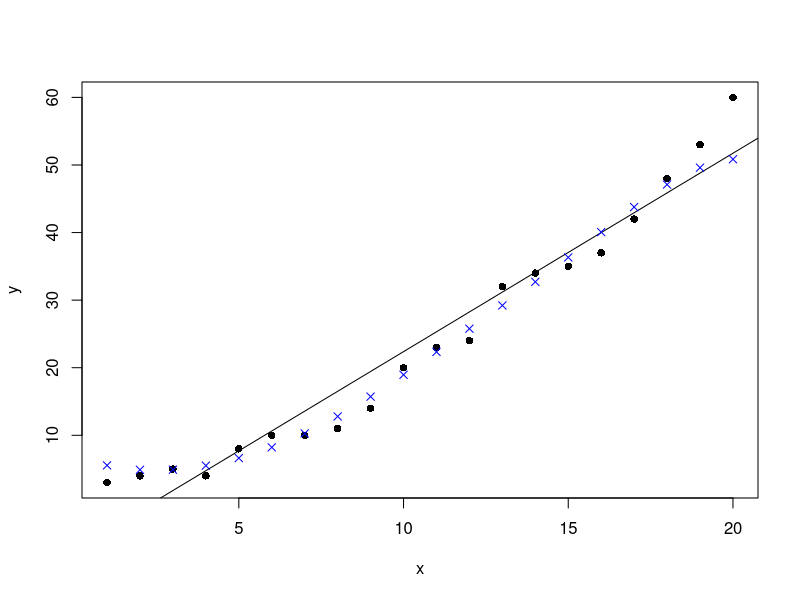

Recreate this plot in R. (Note: this script raises an error after producing the figure.)
# IMPLEMENTATION OF SVM CLASSIFICATION TECHNIQUE
x=c(1,2,3,4,5,6,7,8,9,10,11,12,13,14,15,16,17,18,19,20) 
y=c(3,4,5,4,8,10,10,11,14,20,23,24,32,34,35,37,42,48,53,60) 
train=data.frame(x,y) 
plot(train,pch=16) 
model<- lm(y ~ x, train) 
abline(model) 
library(e1071) 
model_svm<- svm(y ~ x , train) 
pred<- predict(model_svm, train) 
points(train$x, pred, col = "blue", pch=4) 
error<- model$residuals 
lm_error<- sqrt(mean(error^2)) 
predictions (pred) 
error_2 <- train$y - pred 
svm_error<- sqrt(mean(error_2^2)) 
svm_tune<- tune(svm, y ~ x, data = train, 
ranges = list(epsilon = seq(0,1,0.01), cost = 2^(2:9)) 
)
print(svm_tune) 
best_mod<- svm_tune$best.model 
best_mod_pred<- predict(best_mod, train) 
error_best_mod<- train$y - best_mod_pred 
best_mod_RMSE<- sqrt(mean(error_best_mod^2))
plot(svm_tune) 
plot(train,pch=16) 
points(train$x, best_mod_pred, col = "blue", pch=4)
